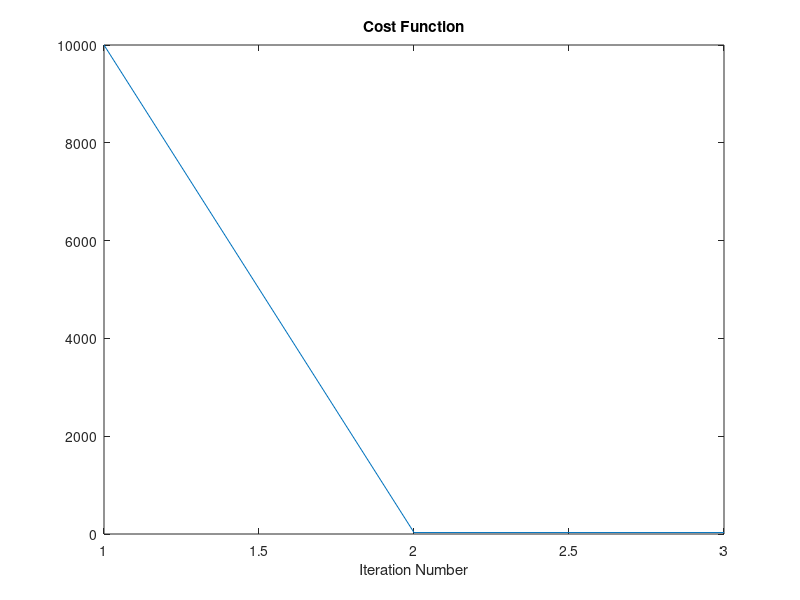
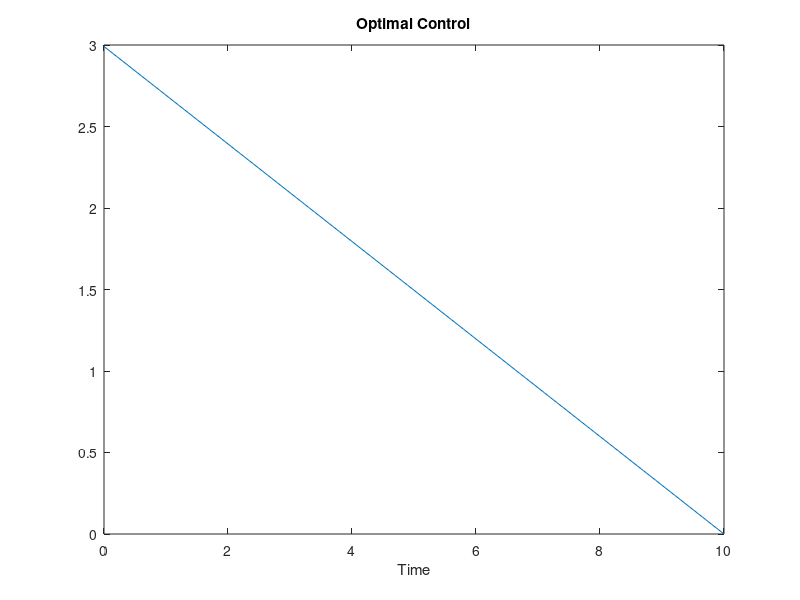

Source code (MATLAB) for these figures, in order:
function [u, SizeHuArr, JArr] = GenGradient(q, r)

% Generalized gradient descent optimization of a second-order Newtonian system.
% Try with q = 1, and r = 0.01, 100, and 1000.
% Try with different values of eps.
% Try with different initial u guesses.

epsInit = 0.004; % initial gradient descent step size
if ~exist('q', 'var')
    q = 1;
end
if ~exist('r', 'var')
    r = 1;
end

tf = 10; % final time
dt = tf / 100; % time step size
t = 0 : dt : tf;
N = size(t, 2);

% Define the dynamic system.
A = [0 1; 0 0];
B = [0; 1];
C = [1 0; 0 1];
D = [0; 0];
sys = ss(A, B, C, D);

% Guess an initial optimal control.
% We have 3 control histories - one for u0, one for u1, and one for u2.
u = 2*ones(3, size(t, 2));
u = zeros(3, size(t, 2));

NormHu = inf;
NormHuArr = [];
JArr = [];
% We have 3 cost functions - one for u0, one for u1, and one for u2.
J = inf * [1 1 1];
for iter = 1 : inf
   % Simulate the system with the given control.
   [x, t] = lsim(sys, u(1, :), t);
   % Compute the costate.
   p = zeros(N, 2);
   p(N, 1) = 2 * q * (x(N, 1) - 100);
   p(N, 2) = 0;
   for i = N-1 : -1 : 1
      pDot = [0 -p(i+1, 1)];
      p(i, :) = p(i+1, :) - dt * pDot;
   end
   % Compute the partial of the Hamiltonian with respect to the control.
   for i = 1 : N
      Hu(i) = 2 * r * u(1, i) + p(i, 2);
   end
   NormHuArr = [NormHuArr trapz(Hu.^2)];
   % Compute the cost at u(1, :).
   JOld = J(1);
   J(1) = q * (x(N, 1) - 100)^2 + r * dt * trapz(u(1,:).^2);
   disp(['Iteration # ',num2str(iter),', Cost = ',num2str(J(1))]);
   JArr = [JArr J(1)];
   % Quit when the cost function stops decreasing.
   if abs((J(1) - JOld)/J(1)) < 1e-5, break, end
   % Update the control using gradient descent.
   J(2) = inf;
   eps = epsInit;
   while J(2) >= J(1)
        eps = eps / 2;
        u(2, :) = u(1, :) - eps * Hu;
        [x, t] = lsim(sys, u(2, :), t);
        J(2) = q * (x(N, 1) - 100)^2 + r * dt * trapz(u(2,:).^2);
   end
   % Now that eps has been computed, calculate the third control and the
   % corresponding cost.
   u(3, :) = u(1, :) - 2 * eps * Hu;
   [x, t] = lsim(sys, u(3, :), t);
   J(3) = q * (x(N, 1) - 100)^2 + r * dt * trapz(u(3,:).^2);
   % Find the "optimal" value of eps by fitting a quadratic to the 
   % three cost values.
   A = [0 0 1;
        eps^2 eps 1;
        4*eps^2 2*eps 1];
   K = inv(A) * J';
   eps = -K(2) / 2 / K(1);  
   % Update the control.
   u(1, :) = u(1, :) - eps * Hu;
end
% Plot the results.
close all;
figure;
plot(JArr);
title('Cost Function');
xlabel('Iteration Number');
figure;
plot(t, u(1,:));
title('Optimal Control');
xlabel('Time');